Frame 1 (no input): blank canvas, image omitted
Frame 60 (the mouse pressed at the canvas centre just before this capture): blank canvas, image omitted
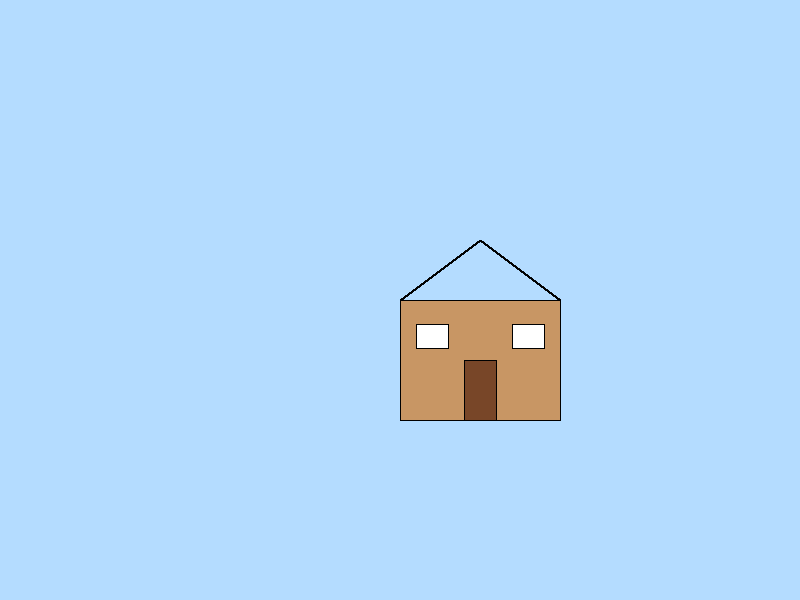
Frame 120 (the mouse held since frame 60 and released just before this capture)

The Processing sketch whose frames 1 and 60 were blank and that drew this single picture after the mouse press (run headless with seeded random() and noise(); from frame 60 on, the mouse is pressed at the canvas centre):

// Processing sketch: Procedimientos_y_Parametrizaci_n
// ── Procedimientos_y_Parametrizaci_n.pde
void setup() {
  size(800, 600);
  background(180, 220, 255);
}

void draw() {

  if (mousePressed) {
    dibujarCasa(mouseX, mouseY, width*0.2, height*0.2);
  }
}

void dibujarCasa(float x, float y, float ancho, float alto) {

  fill(200, 150, 100);
  rect(x, y, ancho, alto);

  // techo
  line(x, y, x + ancho/2, y - alto/2);
  line(x + ancho, y, x + ancho/2, y - alto/2);

  // puerta
  fill(120, 70, 40);
  rect(x + ancho*0.4, y + alto*0.5, ancho*0.2, alto*0.5);

  // las ventanas
  fill(255);
  rect(x + ancho*0.1, y + alto*0.2, ancho*0.2, alto*0.2);
  rect(x + ancho*0.7, y + alto*0.2, ancho*0.2, alto*0.2);
}
